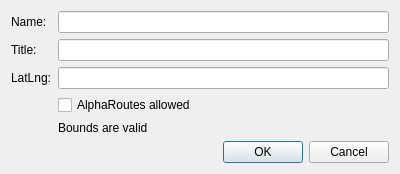
<?xml version="1.0" encoding="UTF-8"?>
<ui version="4.0">
 <class>DialogEditParameters</class>
 <widget class="QDialog" name="DialogEditParameters">
  <property name="geometry">
   <rect>
    <x>0</x>
    <y>0</y>
    <width>400</width>
    <height>164</height>
   </rect>
  </property>
  <property name="windowTitle">
   <string>Edit Parameters</string>
  </property>
  <layout class="QGridLayout" name="gridLayout">
   <item row="0" column="0">
    <layout class="QFormLayout" name="formLayout">
     <item row="0" column="0">
      <widget class="QLabel" name="label">
       <property name="text">
        <string>Name:</string>
       </property>
      </widget>
     </item>
     <item row="0" column="1">
      <widget class="QLineEdit" name="txtName"/>
     </item>
     <item row="1" column="0">
      <widget class="QLabel" name="label_2">
       <property name="text">
        <string>Title:</string>
       </property>
      </widget>
     </item>
     <item row="1" column="1">
      <widget class="QLineEdit" name="txtTitle"/>
     </item>
     <item row="3" column="1">
      <widget class="QCheckBox" name="chkAlpha">
       <property name="text">
        <string>AlphaRoutes allowed</string>
       </property>
      </widget>
     </item>
     <item row="4" column="1">
      <widget class="QLabel" name="bndsLabel">
       <property name="text">
        <string>Bounds are valid</string>
       </property>
      </widget>
     </item>
     <item row="2" column="1">
      <widget class="QLineEdit" name="txtLatLng"/>
     </item>
     <item row="2" column="0">
      <widget class="QLabel" name="label_3">
       <property name="text">
        <string>LatLng:</string>
       </property>
      </widget>
     </item>
    </layout>
   </item>
   <item row="1" column="0">
    <widget class="QDialogButtonBox" name="buttonBox">
     <property name="standardButtons">
      <set>QDialogButtonBox::StandardButton::Cancel|QDialogButtonBox::StandardButton::Ok</set>
     </property>
    </widget>
   </item>
  </layout>
 </widget>
 <resources/>
 <connections/>
</ui>
